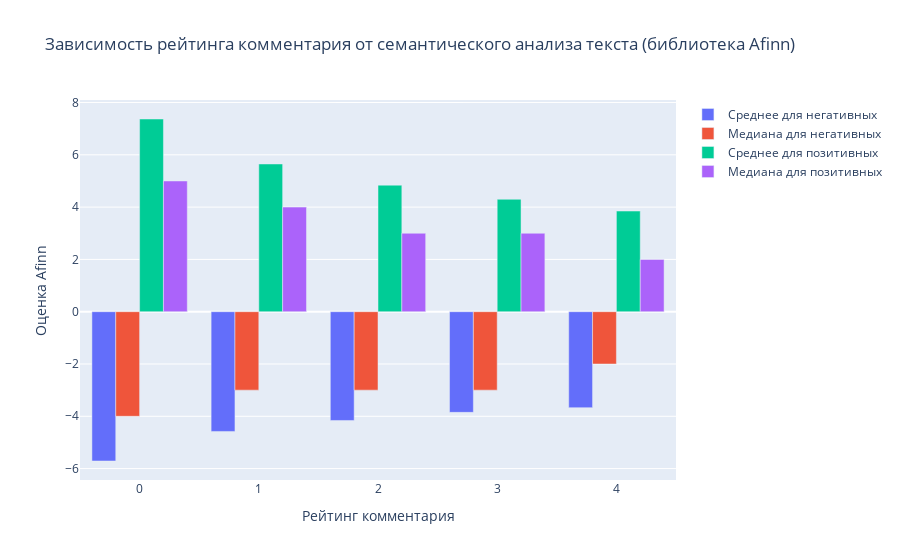

The notebook cell saved with this chart:
### Code cell
# сравнивать для наглядности буем также медианное и среднее значение
afinn_plot = go.Figure()

# для - среднего
afinn_plot.add_trace(go.Bar(
   x=afinn_neg_df['score'],
   y=afinn_neg_df['mean'],
   name='Среднее для негативных')
)

# для - медианы
afinn_plot.add_trace(go.Bar(
   x=afinn_neg_df['score'],
   y=afinn_neg_df['median'],
   name='Медиана для негативных')
)

# для + среднего
afinn_plot.add_trace(go.Bar(
   x=afinn_pos_df['score'],
   y=afinn_pos_df['mean'],
   name='Среднее для позитивных')
)

# для - среднего
afinn_plot.add_trace(go.Bar(
   x=afinn_pos_df['score'],
   y=afinn_pos_df['median'],
   name='Медиана для позитивных')
)

# добавляем подписи
afinn_plot.update_layout(
   title='Зависимость рейтинга комментария от семантического анализа текста (библиотека Afinn)',
   xaxis_title='Рейтинг комментария',
   yaxis_title='Оценка Afinn'
)

### Figure 1 — Plotly figure (JSON) as saved in the notebook; plotly's stock layout.template omitted (floating-point values rounded to 4 significant figures)
{"data": [{"name": "Среднее для негативных", "type": "bar", "x": [0, 1, 2, 3, 4], "y": [-5.71, -4.58, -4.16, -3.85, -3.67]}, {"name": "Медиана для негативных", "type": "bar", "x": [0, 1, 2, 3, 4], "y": [-4, -3, -3, -3, -2]}, {"name": "Среднее для позитивных", "type": "bar", "x": [0, 1, 2, 3, 4], "y": [7.37, 5.65, 4.84, 4.3, 3.85]}, {"name": "Медиана для позитивных", "type": "bar", "x": [0, 1, 2, 3, 4], "y": [5, 4, 3, 3, 2]}], "layout": {"title": {"text": "Зависимость рейтинга комментария от семантического анализа текста (библиотека Afinn)"}, "xaxis": {"title": {"text": "Рейтинг комментария"}}, "yaxis": {"title": {"text": "Оценка Afinn"}}}}
